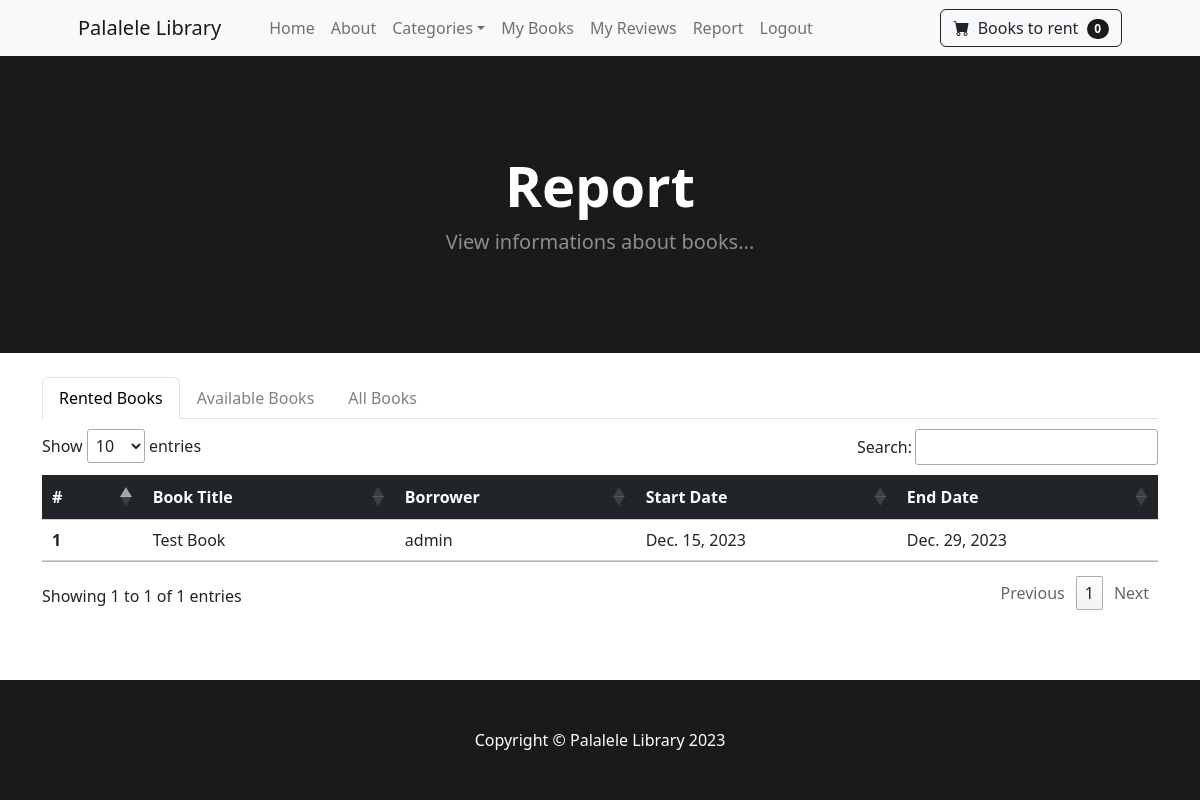
The page /report/ (signed in) on the database as committed earlier.
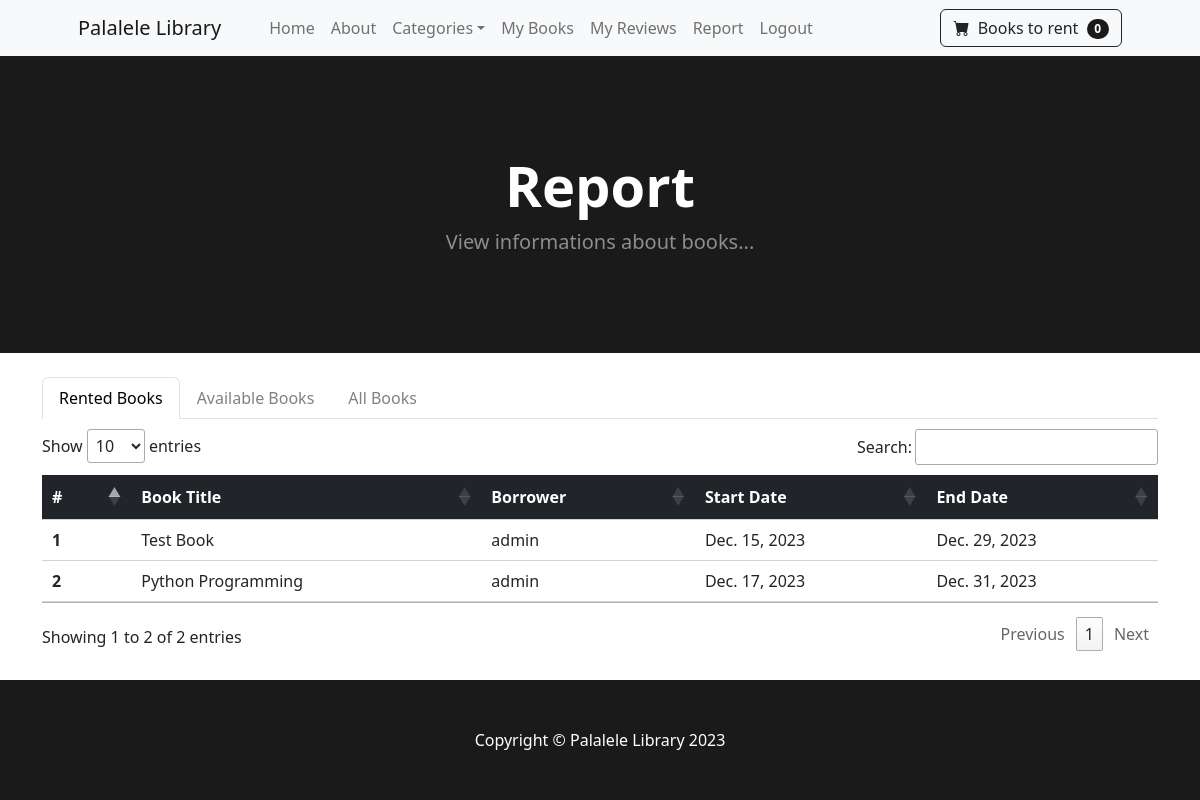
The same page on the database as committed later.
### library/models.py (models this page shows, shortened)
class BookInstance(models.Model):
    book = models.ForeignKey(Book, on_delete=models.CASCADE)
    is_returned = models.BooleanField(default=False)
    start_date = models.DateField()
    end_date = models.DateField()
    borrower = models.ForeignKey(CustomUser, on_delete=models.SET_NULL, null=True, blank=True)

class Book(models.Model):
    title = models.CharField(max_length=100)
    author = models.CharField(max_length=100)
    description = models.TextField(blank=True, null=True)
    category = models.ForeignKey(Category, on_delete=models.CASCADE, blank=True, null=True)
    image = models.ImageField(upload_to='uploads/book/')
    quantity = models.PositiveIntegerField(default=1)

class CustomUser(AbstractUser):
    is_approved = models.BooleanField(default=False)

### library/views.py (the view)
# urls.py: path('report/', ReportView.as_view(), name='report'),
class ReportView(TemplateView):
    template_name = 'report.html'
    @method_decorator(staff_required)
    def dispatch(self, *args, **kwargs):
        return super().dispatch(*args, **kwargs)
    def get_context_data(self, **kwargs):
        context = super().get_context_data(**kwargs)
        rented_books = BookInstance.objects.filter(is_returned=False)
        available_books = Book.objects.filter(quantity__gt=0)
        all_books = Book.objects.all()
        context['rented_books'] = rented_books
        context['available_books'] = available_books
        context['all_books'] = all_books
        return context

### cart/cart.py (called while the page is built)
    def __len__(self):
        return len(self.cart)

### cart/context_processors.py (called while the page is built)
def cart(request):
    return { 'cart': Cart(request) }

### library/context_processors.py (called while the page is built)
def navbar_content(request):
    categories = Category.objects.all()
    return {'categories': categories}

### library/templates/report.html (shortened to what this page needs)
{% extends 'base.html' %}
{% block content %}
    <header class="bg-dark py-5">
        <div class="container px-4 px-lg-5 my-5">
            <div class="text-center text-white">
                <h1 class="display-4 fw-bolder">Report</h1>
                <p class="lead fw-normal text-white-50 mb-0">View informations about books...</p>
            </div>
        </div>
    </header>
    <br/>
    <div class="container">
      <ul class="nav nav-tabs" id="bookTabs">
          <li class="nav-item">
              <a class="nav-link active" id="rented-books-tab" data-toggle="tab" href="#rented-books">Rented Books</a>
          </li>
          <li class="nav-item">
              <a class="nav-link" id="available-books-tab" data-toggle="tab" href="#available-books">Available Books</a>
          </li>
          <li class="nav-item">
            <a class="nav-link" id="all-books-tab" data-toggle="tab" href="#all-books">All Books</a>
        </li>
      </ul>
    </div>
    <div class="container tab-content" id="bookTables">
      <div class="tab-pane fade show active" id="rented-books">
          {% if rented_books %}
              <table id="rentedBooksTable" class="table">
                <thead class="table-dark pt-2">
                  <tr>
                    <th scope="col">#</th>
                    <th scope="col">Book Title</th>
                    <th scope="col">Borrower</th>
                    <th scope="col">Start Date</th>
                    <th scope="col">End Date</th>
                  </tr>
                </thead>
                <tbody>
                  {% for book_instance in rented_books %}
                  <tr>
                    <th scope="row">{{ forloop.counter }}</th>
                    <td>{{ book_instance.book.title }}</td>
                    <td>{{ book_instance.borrower.username }}</td>
                    <td>{{ book_instance.start_date }}</td>
                    <td>{{ book_instance.end_date }}</td>
                  </tr>
                {% endfor %}
                </tbody>
              </table>
          {% else %}
              <p>No rented books available.</p>
          {% endif %}
      </div>
    </div>
{% endblock %}

Rows that differ between the two databases and show on the page:
added BookInstance: book "Python Programming", borrower.username "admin", start_date "Dec. 17, 2023", end_date "Dec. 31, 2023"
Other text that changed with them:
text written by a page script: "Show entries Search: Showing 1 to 1 of 1 entries Previous 1 Next" → "Show entries Search: Showing 1 to 2 of 2 entries Previous 1 Next"
